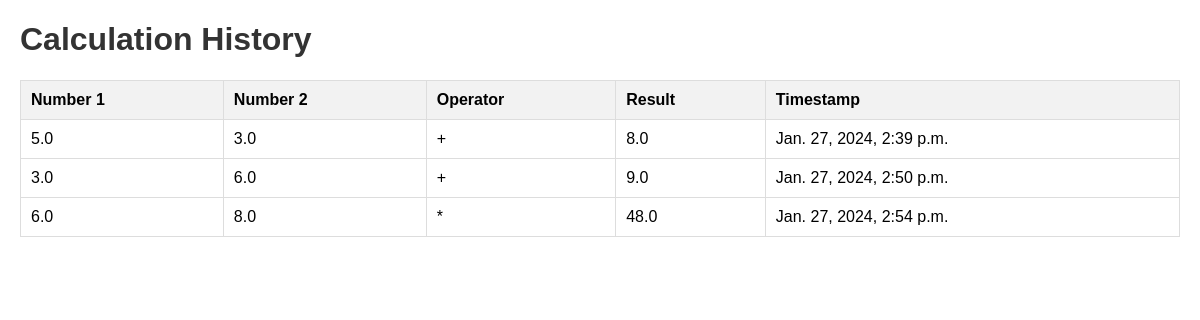
Page /calculation-history/ on the committed database.
### calcu_app/models.py (models this page shows, shortened)
class Calculation(models.Model):
    num1 = models.FloatField()
    num2 = models.FloatField()
    operator = models.CharField(max_length=1)
    result = models.FloatField()
    timestamp = models.DateTimeField(auto_now_add=True)

### calcu_app/views.py (the view)
# urls.py: path('calculation-history/', calculation_history, name='calculation_history'),
def calculation_history(request):
    calculations = Calculation.objects.all()
    return render(request, 'calcu_app/calculation_history.html', {'calculations': calculations})

### calcu_app/templates/calcu_app/calculation_history.html (shortened to what this page needs)
<!DOCTYPE html>
<html lang="en">
<head>
</head>
<body>
    <h1>Calculation History</h1>
    <table>
        <thead>
            <tr>
                <th>Number 1</th>
                <th>Number 2</th>
                <th>Operator</th>
                <th>Result</th>
                <th>Timestamp</th>
            </tr>
        </thead>
        <tbody>
            {% for calculation in calculations %}
            <tr>
                <td>{{ calculation.num1 }}</td>
                <td>{{ calculation.num2 }}</td>
                <td>{{ calculation.operator }}</td>
                <td>{{ calculation.result }}</td>
                <td>{{ calculation.timestamp }}</td>
            </tr>
            {% endfor %}
        </tbody>
    </table>
</body>
</html>

### calcu_app/templates/calcu_app/calculation_history.html (style rules this page uses)
body { font-family: Arial, sans-serif; margin: 20px; }
h1 { color: #333; }
table { width: 100%; border-collapse: collapse; margin-top: 20px; }
th, td { border: 1px solid #ddd; padding: 10px; text-align: left; }
th { background-color: #f2f2f2; }

### rows in the picture
Calculation: num1 "5.0", num2 "3.0", operator "+", result "8.0", timestamp "Jan. 27, 2024, 2:39 p.m."
Calculation: num1 "3.0", num2 "6.0", operator "+", result "9.0", timestamp "Jan. 27, 2024, 2:50 p.m."
Calculation: num1 "6.0", num2 "8.0", operator "*", result "48.0", timestamp "Jan. 27, 2024, 2:54 p.m."
